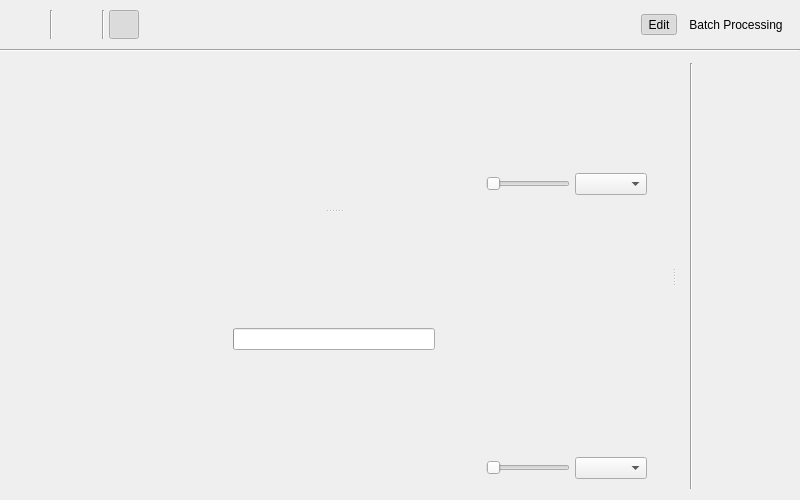
<?xml version="1.0" encoding="UTF-8"?>
<ui version="4.0">
 <class>MainWindow</class>
 <widget class="QWidget" name="MainWindow">
  <property name="geometry">
   <rect>
    <x>0</x>
    <y>0</y>
    <width>800</width>
    <height>500</height>
   </rect>
  </property>
  <property name="minimumSize">
   <size>
    <width>800</width>
    <height>500</height>
   </size>
  </property>
  <property name="styleSheet">
   <string notr="true">.cFlatOptionButton:!checked
{
	background-color:  palette(dark);
}
.cFlatOptionButton:!checked:pressed
{
	background-color:  palette(shadow);
}
.cFlatOptionButton:checked
{
	background-color:  palette(highlight);
	color: palette(highlighted-text);
}
.cFlatOptionButton:checked:pressed
{
	background-color:  palette(shadow);
	color: palette(button-text);
}
.cFlatOptionButton:disabled
{
	background-color: palette(dark);
	color: palette(mid);
}
.cFlatOptionButton
{
	padding: 1px 4px 1px 4px;
	margin: 0px;
	spacing: 0px;
	border-radius: 1px;
}</string>
  </property>
  <layout class="QVBoxLayout" name="verticalLayout" stretch="0">
   <property name="spacing">
    <number>0</number>
   </property>
   <property name="leftMargin">
    <number>0</number>
   </property>
   <property name="topMargin">
    <number>0</number>
   </property>
   <property name="rightMargin">
    <number>0</number>
   </property>
   <property name="bottomMargin">
    <number>0</number>
   </property>
   <item>
    <widget class="QWidget" name="mMainContainer" native="true">
     <layout class="QVBoxLayout" name="verticalLayout_4" stretch="0,0,1">
      <property name="spacing">
       <number>0</number>
      </property>
      <property name="leftMargin">
       <number>0</number>
      </property>
      <property name="topMargin">
       <number>0</number>
      </property>
      <property name="rightMargin">
       <number>0</number>
      </property>
      <property name="bottomMargin">
       <number>0</number>
      </property>
      <item>
       <layout class="QHBoxLayout" name="mMainLayoutTop" stretch="0,1,0">
        <property name="spacing">
         <number>0</number>
        </property>
        <property name="leftMargin">
         <number>0</number>
        </property>
        <property name="topMargin">
         <number>0</number>
        </property>
        <property name="rightMargin">
         <number>0</number>
        </property>
        <property name="bottomMargin">
         <number>0</number>
        </property>
        <item>
         <widget class="QStackedWidget" name="mMainContainerToolbars">
          <property name="currentIndex">
           <number>0</number>
          </property>
          <widget class="QWidget" name="mToolbarEdit">
           <layout class="QHBoxLayout" name="horizontalLayout_3">
            <property name="spacing">
             <number>5</number>
            </property>
            <property name="leftMargin">
             <number>10</number>
            </property>
            <property name="topMargin">
             <number>10</number>
            </property>
            <property name="rightMargin">
             <number>0</number>
            </property>
            <property name="bottomMargin">
             <number>10</number>
            </property>
            <item>
             <widget class="anitools::widgets::ToolButtonEx" name="mToolbarEditButtonLoadImage" native="true">
              <property name="toolTip">
               <string>Load image.</string>
              </property>
             </widget>
            </item>
            <item>
             <widget class="QToolButton" name="mToolbarEditButtonSaveImage">
              <property name="toolTip">
               <string>Save image.</string>
              </property>
              <property name="icon">
               <iconset resource="batchprocessor.qrc">
                <normaloff>:/batchprocessor/icons/saveImage</normaloff>
                <disabledoff>:/batchprocessor/icons/saveImageDisabled</disabledoff>:/batchprocessor/icons/saveImage</iconset>
              </property>
              <property name="iconSize">
               <size>
                <width>22</width>
                <height>22</height>
               </size>
              </property>
              <property name="toolButtonStyle">
               <enum>Qt::ToolButtonIconOnly</enum>
              </property>
              <property name="autoRaise">
               <bool>true</bool>
              </property>
             </widget>
            </item>
            <item>
             <widget class="Line" name="mToolbarEditSeparator01">
              <property name="minimumSize">
               <size>
                <width>2</width>
                <height>0</height>
               </size>
              </property>
              <property name="maximumSize">
               <size>
                <width>2</width>
                <height>16777215</height>
               </size>
              </property>
              <property name="orientation">
               <enum>Qt::Vertical</enum>
              </property>
             </widget>
            </item>
            <item>
             <widget class="anitools::widgets::ToolButtonEx" name="mToolbarEditButtonAddFilter" native="true">
              <property name="toolTip">
               <string>Add image filter.</string>
              </property>
             </widget>
            </item>
            <item>
             <widget class="anitools::widgets::ToolButtonEx" name="mToolbarEditButtonLoadFilters" native="true">
              <property name="toolTip">
               <string>Load image filter list.</string>
              </property>
             </widget>
            </item>
            <item>
             <widget class="QToolButton" name="mToolbarEditButtonSaveFilters">
              <property name="toolTip">
               <string>Save image filter list.</string>
              </property>
              <property name="icon">
               <iconset resource="batchprocessor.qrc">
                <normaloff>:/batchprocessor/icons/saveImageFilters</normaloff>
                <disabledoff>:/batchprocessor/icons/saveImageFiltersDisabled</disabledoff>:/batchprocessor/icons/saveImageFilters</iconset>
              </property>
              <property name="iconSize">
               <size>
                <width>22</width>
                <height>22</height>
               </size>
              </property>
              <property name="toolButtonStyle">
               <enum>Qt::ToolButtonIconOnly</enum>
              </property>
              <property name="autoRaise">
               <bool>true</bool>
              </property>
             </widget>
            </item>
            <item>
             <widget class="Line" name="mToolbarEditSeparator02">
              <property name="minimumSize">
               <size>
                <width>2</width>
                <height>0</height>
               </size>
              </property>
              <property name="maximumSize">
               <size>
                <width>2</width>
                <height>16777215</height>
               </size>
              </property>
              <property name="orientation">
               <enum>Qt::Vertical</enum>
              </property>
             </widget>
            </item>
            <item>
             <widget class="QToolButton" name="mToolbarEditButtonVSplitter">
              <property name="toolTip">
               <string>Lay out preview vertically.</string>
              </property>
              <property name="icon">
               <iconset resource="batchprocessor.qrc">
                <normaloff>:/batchprocessor/icons/vSplitter</normaloff>:/batchprocessor/icons/vSplitter</iconset>
              </property>
              <property name="iconSize">
               <size>
                <width>22</width>
                <height>22</height>
               </size>
              </property>
              <property name="checkable">
               <bool>true</bool>
              </property>
              <property name="checked">
               <bool>true</bool>
              </property>
              <property name="toolButtonStyle">
               <enum>Qt::ToolButtonIconOnly</enum>
              </property>
              <property name="autoRaise">
               <bool>true</bool>
              </property>
              <attribute name="buttonGroup">
               <string notr="true">mButtonGroupToolbarEditSplitter</string>
              </attribute>
             </widget>
            </item>
            <item>
             <widget class="QToolButton" name="mToolbarEditButtonHSplitter">
              <property name="toolTip">
               <string>Lay out preview horizontally.</string>
              </property>
              <property name="icon">
               <iconset resource="batchprocessor.qrc">
                <normaloff>:/batchprocessor/icons/hSplitter</normaloff>:/batchprocessor/icons/hSplitter</iconset>
              </property>
              <property name="iconSize">
               <size>
                <width>22</width>
                <height>22</height>
               </size>
              </property>
              <property name="checkable">
               <bool>true</bool>
              </property>
              <property name="toolButtonStyle">
               <enum>Qt::ToolButtonIconOnly</enum>
              </property>
              <property name="autoRaise">
               <bool>true</bool>
              </property>
              <attribute name="buttonGroup">
               <string notr="true">mButtonGroupToolbarEditSplitter</string>
              </attribute>
             </widget>
            </item>
           </layout>
          </widget>
          <widget class="QWidget" name="mToolbarBatch">
           <layout class="QHBoxLayout" name="horizontalLayout_4">
            <property name="spacing">
             <number>5</number>
            </property>
            <property name="leftMargin">
             <number>10</number>
            </property>
            <property name="topMargin">
             <number>10</number>
            </property>
            <property name="rightMargin">
             <number>0</number>
            </property>
            <property name="bottomMargin">
             <number>10</number>
            </property>
            <item>
             <widget class="QPushButton" name="pushButton">
              <property name="text">
               <string>PushButton</string>
              </property>
             </widget>
            </item>
           </layout>
          </widget>
         </widget>
        </item>
        <item>
         <widget class="QWidget" name="mToolbarMoveHandle" native="true"/>
        </item>
        <item>
         <widget class="QWidget" name="mMainContainerChangeSection" native="true">
          <layout class="QHBoxLayout" name="horizontalLayout_2">
           <property name="spacing">
            <number>5</number>
           </property>
           <property name="leftMargin">
            <number>0</number>
           </property>
           <property name="topMargin">
            <number>10</number>
           </property>
           <property name="rightMargin">
            <number>10</number>
           </property>
           <property name="bottomMargin">
            <number>10</number>
           </property>
           <item>
            <widget class="QToolButton" name="mMainButtonEdit">
             <property name="toolTip">
              <string>Switch to edit view.</string>
             </property>
             <property name="text">
              <string>Edit</string>
             </property>
             <property name="icon">
              <iconset resource="batchprocessor.qrc">
               <normaloff>:/batchprocessor/icons/edit</normaloff>:/batchprocessor/icons/edit</iconset>
             </property>
             <property name="iconSize">
              <size>
               <width>22</width>
               <height>22</height>
              </size>
             </property>
             <property name="checkable">
              <bool>true</bool>
             </property>
             <property name="checked">
              <bool>true</bool>
             </property>
             <property name="toolButtonStyle">
              <enum>Qt::ToolButtonTextBesideIcon</enum>
             </property>
             <property name="autoRaise">
              <bool>true</bool>
             </property>
             <attribute name="buttonGroup">
              <string notr="true">mButtonGroupMainChangeSection</string>
             </attribute>
            </widget>
           </item>
           <item>
            <widget class="QToolButton" name="mMainButtonBatch">
             <property name="toolTip">
              <string>Switch to batch processing view.</string>
             </property>
             <property name="text">
              <string>Batch Processing</string>
             </property>
             <property name="icon">
              <iconset resource="batchprocessor.qrc">
               <normaloff>:/batchprocessor/icons/batchProcessing</normaloff>:/batchprocessor/icons/batchProcessing</iconset>
             </property>
             <property name="iconSize">
              <size>
               <width>22</width>
               <height>22</height>
              </size>
             </property>
             <property name="checkable">
              <bool>true</bool>
             </property>
             <property name="toolButtonStyle">
              <enum>Qt::ToolButtonTextBesideIcon</enum>
             </property>
             <property name="autoRaise">
              <bool>true</bool>
             </property>
             <attribute name="buttonGroup">
              <string notr="true">mButtonGroupMainChangeSection</string>
             </attribute>
            </widget>
           </item>
          </layout>
         </widget>
        </item>
       </layout>
      </item>
      <item>
       <widget class="Line" name="mMainSeparatorToolbars">
        <property name="orientation">
         <enum>Qt::Horizontal</enum>
        </property>
       </widget>
      </item>
      <item>
       <widget class="QStackedWidget" name="mMainContainerViews">
        <widget class="QWidget" name="mViewEdit">
         <layout class="QVBoxLayout" name="verticalLayout_5">
          <property name="spacing">
           <number>0</number>
          </property>
          <property name="leftMargin">
           <number>0</number>
          </property>
          <property name="topMargin">
           <number>0</number>
          </property>
          <property name="rightMargin">
           <number>0</number>
          </property>
          <property name="bottomMargin">
           <number>0</number>
          </property>
          <item>
           <widget class="QSplitter" name="mViewEditSplitterMain">
            <property name="orientation">
             <enum>Qt::Horizontal</enum>
            </property>
            <property name="handleWidth">
             <number>10</number>
            </property>
            <property name="childrenCollapsible">
             <bool>false</bool>
            </property>
            <widget class="QWidget" name="verticalLayoutWidget_3">
             <layout class="QVBoxLayout" name="mViewEditLayoutPreview">
              <property name="spacing">
               <number>0</number>
              </property>
              <property name="leftMargin">
               <number>10</number>
              </property>
              <property name="topMargin">
               <number>10</number>
              </property>
              <property name="bottomMargin">
               <number>10</number>
              </property>
              <item>
               <widget class="QSplitter" name="mViewEditSplitterPreview">
                <property name="orientation">
                 <enum>Qt::Vertical</enum>
                </property>
                <property name="handleWidth">
                 <number>10</number>
                </property>
                <property name="childrenCollapsible">
                 <bool>false</bool>
                </property>
                <widget class="QWidget" name="verticalLayoutWidget">
                 <layout class="QVBoxLayout" name="verticalLayout_2" stretch="1,0">
                  <property name="spacing">
                   <number>5</number>
                  </property>
                  <item>
                   <widget class="anitools::widgets::ImageViewer" name="mViewEditImagePreviewInput" native="true"/>
                  </item>
                  <item>
                   <layout class="QHBoxLayout" name="horizontalLayout_5" stretch="1,0,0">
                    <property name="spacing">
                     <number>5</number>
                    </property>
                    <item>
                     <spacer name="horizontalSpacer_2">
                      <property name="orientation">
                       <enum>Qt::Horizontal</enum>
                      </property>
                      <property name="sizeHint" stdset="0">
                       <size>
                        <width>40</width>
                        <height>20</height>
                       </size>
                      </property>
                     </spacer>
                    </item>
                    <item>
                     <widget class="QSlider" name="mViewEditSliderInputZoom">
                      <property name="toolTip">
                       <string>Change the zoom factor of the input image preview.</string>
                      </property>
                      <property name="maximum">
                       <number>13</number>
                      </property>
                      <property name="orientation">
                       <enum>Qt::Horizontal</enum>
                      </property>
                     </widget>
                    </item>
                    <item>
                     <widget class="QComboBox" name="mViewEditComboInputZoom">
                      <property name="toolTip">
                       <string>Change the zoom factor of the input image preview.</string>
                      </property>
                     </widget>
                    </item>
                   </layout>
                  </item>
                 </layout>
                </widget>
                <widget class="QWidget" name="verticalLayoutWidget_2">
                 <layout class="QVBoxLayout" name="verticalLayout_3" stretch="1,0">
                  <property name="spacing">
                   <number>5</number>
                  </property>
                  <item>
                   <widget class="anitools::widgets::ImageViewer" name="mViewEditImagePreviewOutput" native="true">
                    <layout class="QHBoxLayout" name="horizontalLayout_8">
                     <item>
                      <spacer name="horizontalSpacer_4">
                       <property name="orientation">
                        <enum>Qt::Horizontal</enum>
                       </property>
                       <property name="sizeHint" stdset="0">
                        <size>
                         <width>179</width>
                         <height>20</height>
                        </size>
                       </property>
                      </spacer>
                     </item>
                     <item>
                      <widget class="QProgressBar" name="mViewEditProgressBarProcessingOutput">
                       <property name="textVisible">
                        <bool>false</bool>
                       </property>
                      </widget>
                     </item>
                     <item>
                      <spacer name="horizontalSpacer_5">
                       <property name="orientation">
                        <enum>Qt::Horizontal</enum>
                       </property>
                       <property name="sizeHint" stdset="0">
                        <size>
                         <width>179</width>
                         <height>20</height>
                        </size>
                       </property>
                      </spacer>
                     </item>
                    </layout>
                   </widget>
                  </item>
                  <item>
                   <layout class="QHBoxLayout" name="horizontalLayout_6" stretch="1,0,0">
                    <property name="spacing">
                     <number>5</number>
                    </property>
                    <item>
                     <spacer name="horizontalSpacer_3">
                      <property name="orientation">
                       <enum>Qt::Horizontal</enum>
                      </property>
                      <property name="sizeHint" stdset="0">
                       <size>
                        <width>40</width>
                        <height>20</height>
                       </size>
                      </property>
                     </spacer>
                    </item>
                    <item>
                     <widget class="QSlider" name="mViewEditSliderOutputZoom">
                      <property name="toolTip">
                       <string>Change the zoom factor of the output image preview.</string>
                      </property>
                      <property name="maximum">
                       <number>13</number>
                      </property>
                      <property name="orientation">
                       <enum>Qt::Horizontal</enum>
                      </property>
                     </widget>
                    </item>
                    <item>
                     <widget class="QComboBox" name="mViewEditComboOutputZoom">
                      <property name="toolTip">
                       <string>Change the zoom factor of the output image preview.</string>
                      </property>
                     </widget>
                    </item>
                   </layout>
                  </item>
                 </layout>
                </widget>
               </widget>
              </item>
             </layout>
            </widget>
            <widget class="QWidget" name="horizontalLayoutWidget_2">
             <layout class="QHBoxLayout" name="mViewEditLayoutScrollArea" stretch="0,1">
              <property name="spacing">
               <number>0</number>
              </property>
              <item>
               <widget class="Line" name="mViewEditSeparatorScrollArea">
                <property name="orientation">
                 <enum>Qt::Vertical</enum>
                </property>
               </widget>
              </item>
              <item>
               <widget class="QScrollArea" name="mViewEditWidgetListScrollArea">
                <property name="frameShape">
                 <enum>QFrame::NoFrame</enum>
                </property>
                <property name="horizontalScrollBarPolicy">
                 <enum>Qt::ScrollBarAlwaysOff</enum>
                </property>
                <property name="widgetResizable">
                 <bool>true</bool>
                </property>
                <widget class="anitools::widgets::WidgetList" name="mViewEditWidgetList">
                 <property name="geometry">
                  <rect>
                   <x>0</x>
                   <y>0</y>
                   <width>99</width>
                   <height>445</height>
                  </rect>
                 </property>
                </widget>
               </widget>
              </item>
             </layout>
            </widget>
           </widget>
          </item>
         </layout>
        </widget>
        <widget class="QWidget" name="mViewBatch"/>
       </widget>
      </item>
     </layout>
     <zorder></zorder>
     <zorder>mMainSeparatorToolbars</zorder>
     <zorder>mMainContainerViews</zorder>
    </widget>
   </item>
  </layout>
 </widget>
 <layoutdefault spacing="6" margin="11"/>
 <customwidgets>
  <customwidget>
   <class>anitools::widgets::ImageViewer</class>
   <extends>QWidget</extends>
   <header>imageviewer.h</header>
   <container>1</container>
  </customwidget>
  <customwidget>
   <class>anitools::widgets::ToolButtonEx</class>
   <extends>QWidget</extends>
   <header>toolbuttonex.h</header>
   <container>1</container>
  </customwidget>
  <customwidget>
   <class>anitools::widgets::WidgetList</class>
   <extends>QWidget</extends>
   <header>widgetlist.h</header>
   <container>1</container>
  </customwidget>
 </customwidgets>
 <resources>
  <include location="batchprocessor.qrc"/>
 </resources>
 <connections/>
 <buttongroups>
  <buttongroup name="mButtonGroupMainChangeSection"/>
  <buttongroup name="mButtonGroupToolbarEditSplitter"/>
 </buttongroups>
</ui>
